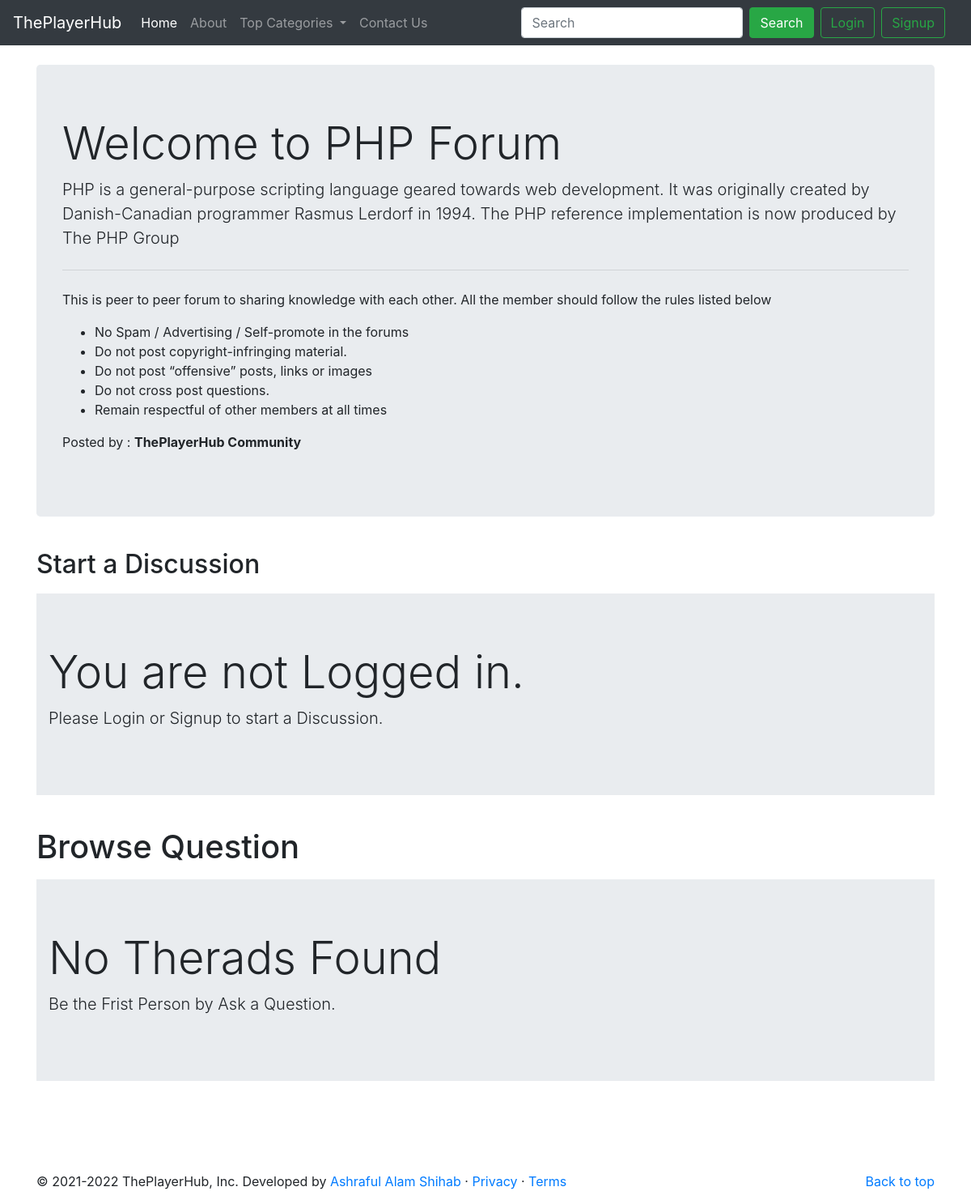
Page /theradsList.php?catid=104 on the committed database.
### tables this page shows
CREATE TABLE `categories` (
  `category_id` int(255) NOT NULL,
  `category_name` varchar(255) NOT NULL,
  `category_desc` varchar(255) NOT NULL,
  `time_stamp` datetime NOT NULL DEFAULT current_timestamp()
);

### theradsList.php (the view, shortened to what this page needs)
<!doctype html>
<html lang="en">
<head>
    <link rel="stylesheet" href="https://cdn.jsdelivr.net/npm/bootstrap@4.5.3/dist/css/bootstrap.min.css"
>
</head>
<body>
    <?php include 'partials/_dbconnect.php' ?>
    <?php include 'partials/header.php' ?>
    <?php
    $id = $_GET['catid'];
    $sql = "SELECT * FROM `categories` WHERE category_id=$id";
    $result = mysqli_query($conn, $sql);
    while ($row = mysqli_fetch_assoc($result)) {
        $cate_name = $row['category_name'];
        $cate_desc = $row['category_desc'];
    }
    ?>
    <div class="container my-4">
        <div class="jumbotron">
            <h1 class="display-4">Welcome to <?php echo $cate_name; ?> Forum</h1>
            <p class="lead"><?php echo $cate_desc; ?></p>
            <hr class="my-4">
            <p>This is peer to peer forum to sharing knowledge with each other. All the member should follow the rules
                listed below</p>
            <ul>
                <li>No Spam / Advertising / Self-promote in the forums</li>
                <li>Do not post copyright-infringing material.</li>
                <li>Do not post “offensive” posts, links or images</li>
                <li>Do not cross post questions.</li>
                <li>Remain respectful of other members at all times</li>
            </ul>
            <p>Posted by : <b>ThePlayerHub Community</b></p>
        </div>
    </div>
    <?php
   if(isset($_SESSION['loggedin']) && $_SESSION['loggedin'] == true){
    echo'<div class="container">
    <h1 class="py-2">Ask your Question here</h1>
        <p>
            <button class="btn btn-info" type="button" data-toggle="collapse" data-target="#collapseExample"
                aria-expanded="false" aria-controls="collapseExample">
                Click Me!
            </button>
        </p>
        <div class="collapse" id="collapseExample">
            <div class="card card-body">
                <form action=" '. $_SERVER["REQUEST_URI"] .'" method="post">
                    <div class="form-group">
                        <label for="exampleInputEmail1"><strong>Title</strong></label>
                        <input type="text" class="form-control" id="title" name="title" aria-describedby="emailHelp" required>
                        <small id="emailHelp" class="form-text text-muted">Keep your title as crisp as possible.</small>
                    </div>
                    <div class="form-group">
                        <label for="exampleFormControlTextarea1"><strong>Description</strong></label>
                        <textarea class="form-control" id="desc" name="desc" rows="3" required></textarea>
                        <input type="hidden" name="user_id" value="'.$_SESSION["user_id"].'">
                    </div>
                    <button type="submit" class="btn btn-success">Submit</button>
                </form>
            </div>
        </div>
    </div>';
  }else{
    echo'
    <div class="container">
    <h2 class="py-2">Start a Discussion</h2>
    <div class="jumbotron jumbotron-fluid">
        <div class="container">
            <h1 class="display-4">You are not Logged in.</h1>
            <p class="lead"> Please Login or Signup to start a Discussion.</p>
        </div>
        </div>
    </div>
    ';
  }
    ?>
    <div class="container" id="question-container">
        <h1 class="py-2">Browse Question</h1>
        <?php
        $noResult = true;
    if($noResult){
        echo '<div class="jumbotron jumbotron-fluid">
        <div class="container">
          <h1 class="display-4">No Therads Found</h1>
          <p class="lead">Be the Frist Person by Ask a Question.</p>
        </div>
      </div>';
    }
    ?>
    </div>
    <?php include 'partials/footer.php' ?>
</body>
</html>

### theradsList.php (style rules this page uses)
#question-container { min-height: 433px; }

### rows in the picture
categories: category_name "PHP", category_desc "PHP is a general-purpose scripting language geared towards web development. It was originally created by Danish-Canadian programmer Rasmus Lerdorf in 1994. The PHP reference implementation is now produced by The PHP Group"
